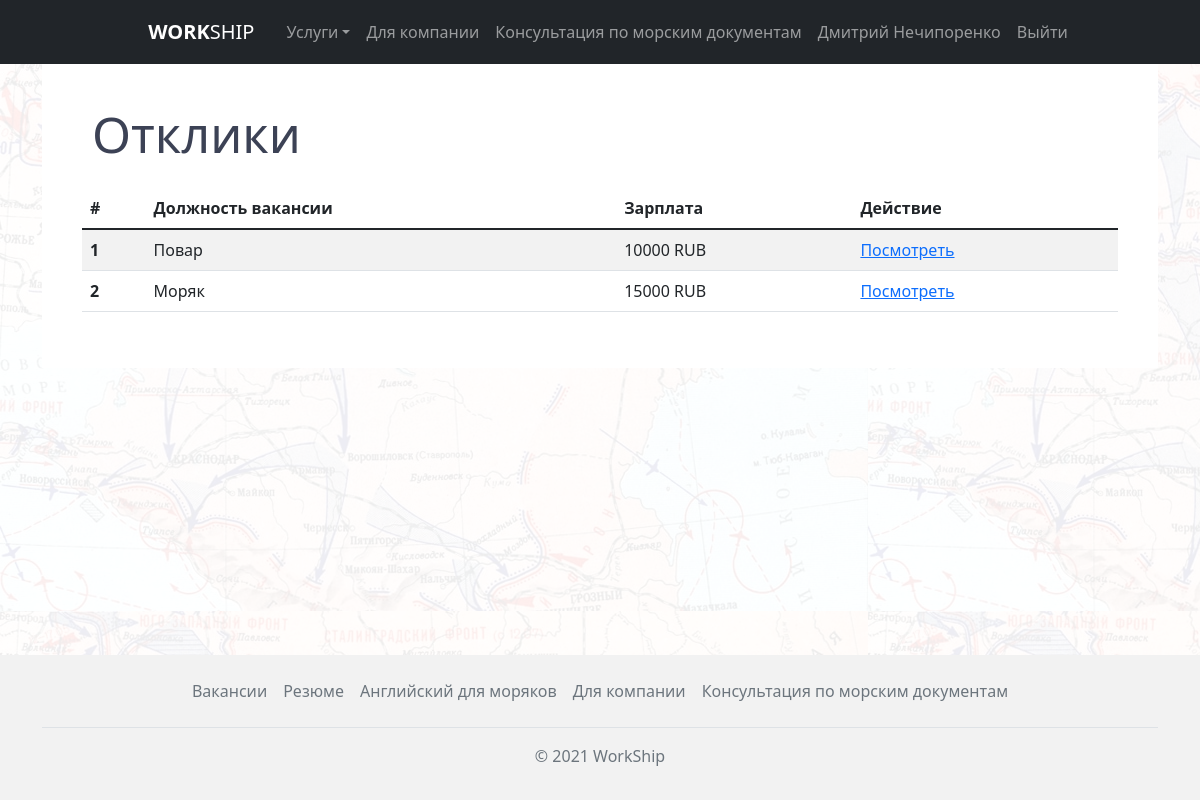
/summaries/responses/2/ (signed in), run on the app's committed database.
### vacancies/models.py (models this page shows, shortened)
class VacancyResponses(models.Model):
    vacancy = models.ForeignKey(Vacancy, on_delete=models.CASCADE)
    summary = models.ForeignKey(Summary, on_delete=models.CASCADE)
    time_create = models.DateTimeField('Дата создания', auto_now_add=True)
    new = models.BooleanField('Новый отклик', default=True)
    approved = models.BooleanField('Одобрен', default=False)
    from_company = models.BooleanField('Заявка от компании', default=True)
    def get_absolute_url(self):
        return reverse('vacancies_response_detail', kwargs={'response_id': self.pk})
    class Meta:
        verbose_name = 'Отклик'
        verbose_name_plural = 'Отклики'
        ordering = ['-time_create']

class Vacancy(models.Model):
    user = models.ForeignKey(User, on_delete=models.CASCADE)
    title = models.CharField('Должность', max_length=255)
    salary = models.CharField('Зарплата', max_length=255)
    vessel_type = models.CharField('Тип судна', max_length=255, default="")
    date_start = models.DateField('Дата посадки')
    landing = models.CharField('Место посадки', max_length=255, default="")
    contract_term = models.CharField('Срок контракта', max_length=255, default="")
    image = models.ImageField(verbose_name='Изображение', upload_to=image_directory_path, storage=image_storage, default='defaultuser.png')
    time_create = models.DateTimeField('Дата создания', auto_now_add=True, null=True)
    time_update = models.DateTimeField('Дата изменения', auto_now=True, null=True)
    is_published = models.BooleanField('Публикация', default=True)
    class Meta:
        verbose_name = 'Вакансия'
        verbose_name_plural = 'Вакансии'
        ordering = ['-time_create', 'title']

### summaries/views.py (the view)
# urls.py: path('responses/<int:summary_id>/', summaries_responses, name='summaries_responses'),
@login_required
def summaries_responses(request, summary_id):
    summary = get_object_or_404(Summary, pk=summary_id, user=request.user)
    responses = VacancyResponses.objects.filter(summary=summary, from_company=True)
    context = {
        'summary': summary,
        'responses': responses
    }
    return render(request, 'summaries/summaries_responses.html', context=context)

### summaries/templates/summaries/summaries_responses.html (shortened to what this page needs)
{% extends 'main/layout.html' %}
{% block content %}
<div class="container">
      <div class="wrapper">
            <div class="vacancies__header">
            <h2>Отклики</h2>
            </div>
            <div class="row my-2 mx-1">
            </div>
            <div class="row my-6">
                <div class="col-12 my-6">
                    <table class="table table-striped table-hover">
                        <thead>
                            <tr>
                                <th scope="col">#</th>
                                <th scope="col">Должность вакансии</th>
                                <th scope="col">Зарплата</th>
                                <th scope="col">Действие</th>
                            </tr>
                        </thead>
                        <tbody>
                        {% for response in responses %}
                           <tr>
                                <th scope="row">{{ forloop.counter }}</th>
                                <td>{{ response.vacancy.title }}</td>
                                <td>{{ response.vacancy.salary }}</td>
                               <td><a href="{{ response.get_absolute_url }}">Посмотреть</a></td>
                            </tr>
                      {% endfor %}
                        </tbody>
                    </table>
                </div>
            </div>
      </div>
</div>
{% endblock %}

### main/templates/main/layout.html (shortened to what this page needs)
{% load static %}
<!DOCTYPE html>
<html lang="en">
  <head>
    <link rel="stylesheet" href="https://use.fontawesome.com/releases/v5.15.4/css/all.css">
    <link href="https://cdn.jsdelivr.net/npm/bootstrap@5.1.1/dist/css/bootstrap.min.css" rel="stylesheet">
    <link rel="stylesheet" href="{%  static 'main/style/css/style.css' %}">
  </head>
  <body>
  <div class="bg-map">
    <header class="p-1 bg-dark text-white">
      <div class="container">
        <nav class="navbar sticky-top navbar-expand-lg navbar-dark bg-dark justify-content-md-center">
          <div class="d-flex flex-wrap">
            <a href="{% url 'home' %}" class="navbar-brand h5 d-flex align-items-center mb-2 mb-lg-0 mx-4 text-white text-decoration-none"> <b>WORK</b>SHIP</a>
            <div class="collapse navbar-collapse" id="navbarSupportedContent">
              <ul class="navbar-nav me-auto mb-2 mb-lg-0">
                <li class="nav-item dropdown"><a class="nav-link dropdown-toggle" href="#" id="navbarDropdown" role="button" data-bs-toggle="dropdown" aria-expanded="false">Услуги</a>
                </li>
                <li class="nav-item"><a class="nav-link" href="{% url 'company_home' %}">Для компании</a></li>
                <li class="nav-item"><a class="nav-link" href="{% url 'seaman_home' %}">Консультация по морским документам</a></li>
                {% if request.user.is_authenticated %}
                  {% if request.user.is_staff %}
                    <li class="nav-item"><a class="nav-link" href="{% url 'admin:index' %}">{{ request.user.get_full_name}}</a></li>
                  {% else %}
                    <li class="nav-item"><a class="nav-link" href="{% url 'personal_account_home' %}">{{ request.user.get_full_name}}</a></li>
                  {% endif %}
                  <li class="nav-item"><a class="nav-link" href="{% url 'logout' %}">Выйти</a></li>
                {% else %}
                  <li class="nav-item"><a class="nav-link" href="{% url 'login' %}">Авторизация</a></li>
                {% endif %}
              </ul>
            </div>
        </nav>
      </div>
    </header>
<main>
    {% block content %}
    {% endblock %}
</main>
    <footer class="footer py-3" style="position: absolute; bottom: 0; width: 100%">
      <div class="container">
        <ul class="nav justify-content-center border-bottom pb-3 mb-3">
          <li class="nav-item"><a href="#" class="nav-link px-2 text-muted">Вакансии</a></li>
          <li class="nav-item"><a href="#" class="nav-link px-2 text-muted">Резюме</a></li>
          <li class="nav-item"><a href="#" class="nav-link px-2 text-muted">Английский для моряков</a></li>
          <li class="nav-item"><a href="#" class="nav-link px-2 text-muted">Для компании</a></li>
          <li class="nav-item"><a href="#" class="nav-link px-2 text-muted">Консультация по морским документам</a></li>
        </ul>
        <p class="text-center text-muted">© 2021 WorkShip</p>
      </div>
    </footer>
      </div>
  </body>
</html>

### main/static/main/style/css/style.css (style rules this page uses)
* { padding: 0; margin: 0; -webkit-box-sizing: border-box; box-sizing: border-box; font-family: "Segoe UI", Tahoma, Geneva, Verdana, sans-serif; scroll-behavior: smooth; }
html, body { height: 100%; }
html main, body main { height: 100%; padding-bottom: 150px; }
footer { background-color: #f2f2f2; }
.wrapper { padding: 40px; height: 100%; background-color: #fff; }
.bg-map { position: relative; min-height: 100%; }
.bg-map::after { content: ""; background: url(../../img/map1942.jpg); background-repeat: repeat; -webkit-background-size: auto auto; background-size: auto; opacity: 0.07; top: 0; left: 0; right: 0; bottom: 0; position: absolute; z-index: -10; }
.vacancies__header h2 { font-weight: 400; font-size: 50px; margin-left: 10px; color: #3c4255; }

### data on the page
VacancyResponses: vacancy "Повар", vacancy.salary "10000 RUB"
VacancyResponses: vacancy "Моряк", vacancy.salary "15000 RUB"

### other printed values
{{ request.user.get_full_name }} "Дмитрий Нечипоренко"
